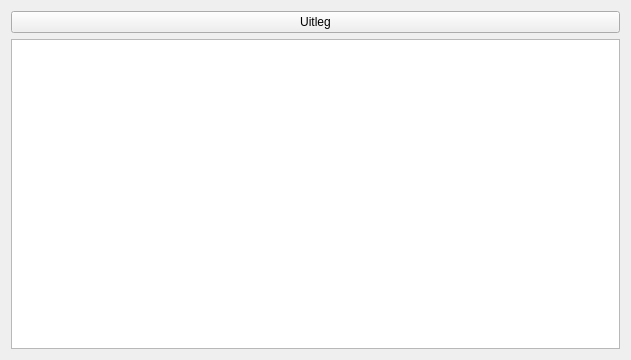
<?xml version="1.0" encoding="UTF-8"?>
<ui version="4.0">
 <class>HelpWindow</class>
 <widget class="QWidget" name="HelpWindow">
  <property name="geometry">
   <rect>
    <x>0</x>
    <y>0</y>
    <width>631</width>
    <height>360</height>
   </rect>
  </property>
  <property name="sizePolicy">
   <sizepolicy hsizetype="Ignored" vsizetype="Ignored">
    <horstretch>0</horstretch>
    <verstretch>0</verstretch>
   </sizepolicy>
  </property>
  <property name="contextMenuPolicy">
   <enum>Qt::NoContextMenu</enum>
  </property>
  <property name="windowTitle">
   <string>Uitleg</string>
  </property>
  <layout class="QGridLayout" name="gridLayout">
   <item row="0" column="0">
    <widget class="QPushButton" name="btnInformation">
     <property name="text">
      <string>Uitleg</string>
     </property>
    </widget>
   </item>
   <item row="1" column="0">
    <widget class="QTextBrowser" name="information"/>
   </item>
  </layout>
 </widget>
 <resources/>
 <connections/>
</ui>
